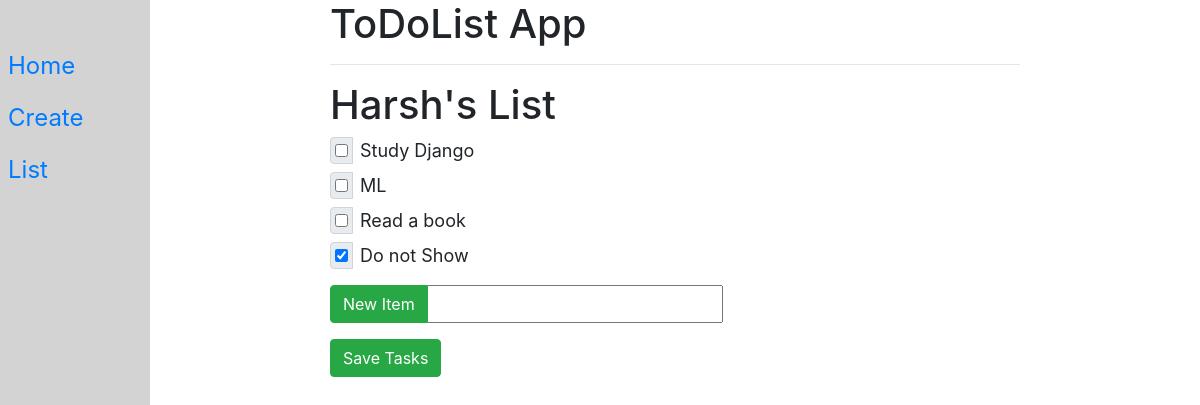
Page /1/ on the earlier database version.
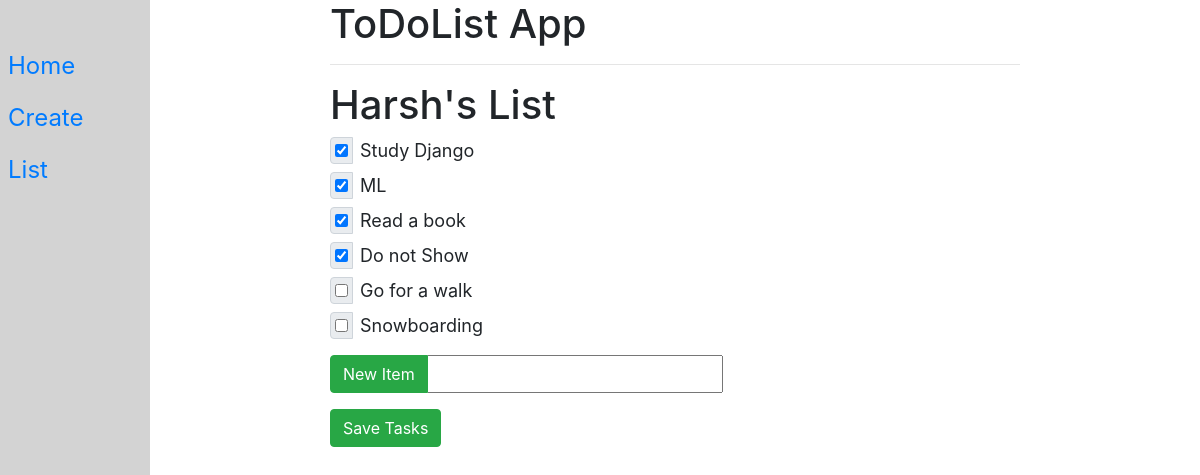
Same page on the later database version.
### todolistapp/models.py (models this page shows, shortened)
class TodoList(models.Model):
    name=models.CharField(max_length=100)
    def __str__(self):
        return self.name

class Item(models.Model):
    name=models.CharField(max_length=100)
    todolist=models.ForeignKey(TodoList,on_delete=models.CASCADE)
    completed=models.BooleanField(default=False)

### todolistapp/views.py (the view, shortened to what this page needs)
# urls.py: path("<int:id>/", views.index, name='index'),
def index(request,id):
    t=TodoList.objects.get(id=id)
    return render(request, "todolistapp/base.html", {"List": t})

### todolistapp/templates/todolistapp/base.html (shortened to what this page needs)
{% extends "todolistapp/parent.html" %}
{% block headingblock %}
    <h1>ToDoList App</h1>
{% endblock %}
{% block contentblock %}
    <h1 >{{List}}</h1>
    <form method="post" action="#">
            {% for item in List.item_set.all %}
                <div class="input-group mb-2">
                    <div class="input-group-prepend">
                        <div class="input-group-text pr-1 pl-1 mr-2">
                            {% if item.completed %}
                                <input type="checkbox" value="clicked" name="c{{item.id}}" checked>
                            {% else %}
                                <input type="checkbox" value="clicked" name="c{{item.id}}">
                            {% endif %}
                        </div>
                    </div>
                    {{item.name}}
                </div>
            {% endfor %}
        <div class="input-group mt-3 mb-3">
            <div class="input-group-prepend">
                <button type="submit" name="newitem" value="pressed" class="btn btn-success">New Item</button>
            </div>
            <input type="text" name="new">
        </div>
        <button type="submit" name="save" value="pressed" class="btn btn-success">Save Tasks</button>
    </form>
{% endblock %}

### todolistapp/templates/todolistapp/parent.html (shortened to what this page needs)
<!DOCTYPE html>
<html lang="en">
<head>
    <link rel="stylesheet" href="https://cdn.jsdelivr.net/npm/bootstrap@4.3.1/dist/css/bootstrap.min.css">
</head>
<body>
<div class="sidebar">
  <div><a href="/">Home</a></div>
  <div><a href="/create">Create</a></div>
  <div><a href="/1">List</a></div>
</div>
<div class="body-text">
    <div class="row justify-content-center">
        <div class="col-8">
            {% block headingblock %}
            {% endblock %}
            <hr></hr>
            {% block contentblock %}
            {% endblock %}
        </div>
    </div>
</div>
</body>
</html>

### todolistapp/templates/todolistapp/parent.html (style rules this page uses)
.sidebar { height: 100%; width: 150px; position: absolute; left: 0; top: 0; padding-top: 40px; background-color: lightgray; }
.sidebar div { padding: 8px; font-size: 24px; display: block; }
.body-text { margin-left: 150px; font-size: 18px; }

Differences in the rows shown:
changed Item "Study Django": id "☐" → "☑"
changed Item "ML": id "☐" → "☑"
changed Item "Read a book": id "☐" → "☑"
added Item: name "Go for a walk"
added Item: name "Snowboarding"
